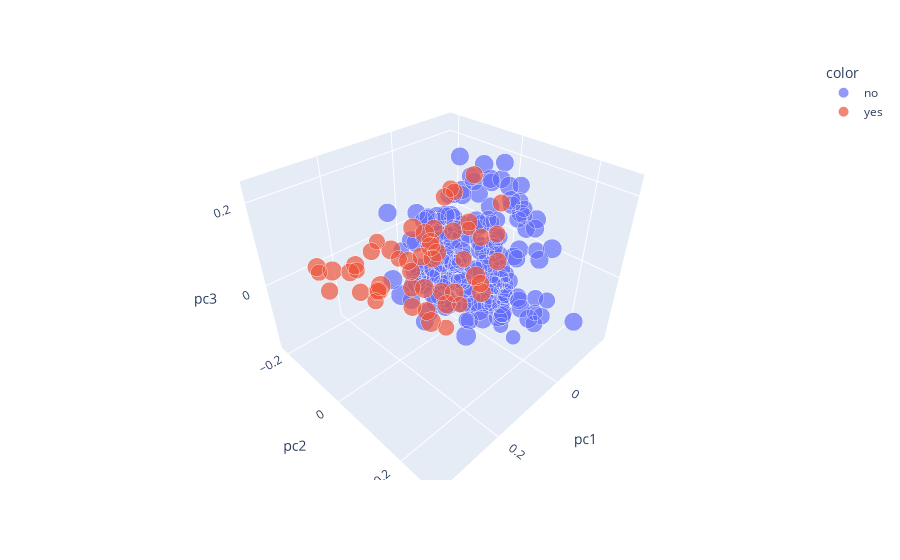

Notebook code cell kept with this figure:
### Code cell
df_filtered['subjective'] = df_filtered['ERROR ID'].apply(lambda x: 'yes' if x==3 else 'no')

fig = px.scatter_3d(principalDf, x="pc1", y="pc2", z="pc3", color=df_filtered['subjective'].tolist(), size=df_filtered['mem_score'].tolist(), hover_name=df_filtered['captions'].tolist())
fig.show()

### Figure 1 — Plotly figure (JSON) as saved in the notebook; plotly's stock layout.template omitted (floating-point values rounded to 4 significant figures; data arrays with more than 128 entries replaced by an {"elided": "..."} marker saying what was removed)
{"data": [{"hovertemplate": "<b>%{hovertext}</b><br><br>color=no<br>pc1=%{x}<br>pc2=%{y}<br>pc3=%{z}<br>size=%{marker.size}<extra></extra>", "hovertext": {"elided": "175 str values"}, "legendgroup": "no", "marker": {"color": "#636efa", "size": {"elided": "175 float values"}, "sizemode": "area", "sizeref": 0.002473, "symbol": "circle"}, "mode": "markers", "name": "no", "scene": "scene", "showlegend": true, "type": "scatter3d", "x": {"elided": "175 float values"}, "y": {"elided": "175 float values"}, "z": {"elided": "175 float values"}}, {"hovertemplate": "<b>%{hovertext}</b><br><br>color=yes<br>pc1=%{x}<br>pc2=%{y}<br>pc3=%{z}<br>size=%{marker.size}<extra></extra>", "hovertext": ["The new and improved Canon camera  It is waterproof and can withstand a great amount of water pressure", "happiness happiness cleanliness and good view I find it very nice as the environment looks everything is very beautiful", "It seems very good to me since it is shown very alleges in the image", "It has a very nice landscape and I would like to be there is very wonderful", "This is what it looks like in the morning when i held my pee all night", "Such an aggravating taskmicrofiche You press a screen upward only for it to quickly go back down", "EEEKKKK Run for your life the dinosaur is after me", "happiness happiness cleanliness and good view I find it very nice", "I like them very much since everything is very clear and precise I like animals very much", "looking for in an image\n they are very happy and focused on what", "Ok which toy do I choose from There is quite the variety to choose from", "Suddenly Jeremy wakes and thinks Where am I how much milk did I drink and wheres my car", "I really like everything since it is very beautiful and", "OMG I hope everyone survived the helicopter plunging to the ground", "We bout to ride boys whose with me You hear me", "its Sunday and in this town everything is quiet and no one is out", "It is very entertaining colorful and shows a lot of interesting content that we all want to see and know more", "Window show of my pal he enjoys the wind blowing on his face", "they are having fun while practising and enjoying it nice", "A man moving a machinery part on his car in his fathers shop", "A man lets the baby lamb get a little more compared to his brothers and sisters", "Leave me alone peasant I am eating my meal in peace", "these kids get to come to the park every Friday and swing together", "It seems very good because it reflects everything I am", "Thinking about my life decisions To find a Girlfriend or play games", "A couple wants to see what its like to play Red Dead Redemption in real life", "I think its a very interesting way to see things", "Well nice chatting with you Time to mosey on  around these wires and visit other tables", "a very cool and in depth look at life in and under the water", "Yea go ahead and bounce to your hearts content Ill just stand her and support the arm of the couch", "It was a close football game last night The white team took home the victory", "colorful and shows a lot of interesting content that we all", "I find it very interesting since it shows a little about the life of animals", "There is nothing more enjoyable than watching a peewee ball game with the little ones playing", "Here little squirrel come and get your treat as it is tasty", "Daddys new worker Mows the grass for a kiss and a candy", "show how beautiful nature is and a beautiful waterfall is good", "You see something in red go off the screen but you cant see what because its so dark", "karaoke is quite easy at this bar where nobody he attends on the weekend", "Anchors away as we rough the seas together arm in hand", "It seems very good because it reflects everything I am looking", "At last going home after a long day cant wait to soak in the bathtub", "I really like everything since it is very beautiful and interesting", "And we have liftoff as we venture forth into the sky above", "It has a very nice landscape and I would like to be there is very wonderful", "Looks like a horror story or could it be science culture slides", "Kitty cat what  are you doing on my bed  Get down", "ready get set to run the race that is set before us", "Ok look you book the right team and I will book the opposite", "Look at the fiddlers Are they competing or dueling to a song The crowd is going wild", "The screen pans to the right showing how amazing nature can be"], "legendgroup": "yes", "marker": {"color": "#EF553B", "size": [0.9892, 0.6646, 0.6712, 0.6985, 0.9008, 0.8233, 0.8876, 0.8249, 0.8097, 0.8932, 0.6497, 0.8575, 0.8262, 0.923, 0.7028, 0.5034, 0.7343, 0.8057, 0.716, 0.8891, 0.8475, 0.8266, 0.7564, 0.9064, 0.8886, 0.7457, 0.9636, 0.7754, 0.7975, 0.9019, 0.7418, 0.6431, 0.749, 0.7697, 0.8301, 0.9033, 0.7723, 0.6252, 0.698, 0.6874, 0.7428, 0.8537, 0.6775, 0.7623, 0.914, 0.7883, 0.7953, 0.7821, 0.7905, 0.7319, 0.6455], "sizemode": "area", "sizeref": 0.002473, "symbol": "circle"}, "mode": "markers", "name": "yes", "scene": "scene", "showlegend": true, "type": "scatter3d", "x": [0.1334, 0.2992, 0.2525, 0.293, 0.09377, 0.08207, 0.02091, 0.2829, 0.2789, 0.1626, 0.1062, 0.03066, 0.349, 0.01792, -0.06029, 0.02548, 0.2398, 0.06041, -0.00992, -0.08149, -0.05011, 0.002525, -0.06606, 0.303, 0.06044, -0.008343, 0.2511, 0.04651, 0.1947, 0.001478, -0.03699, 0.2212, 0.265, -0.02061, 0.06119, -0.0401, 0.208, 0.0489, -0.002218, 0.004876, 0.335, 0.08899, 0.3541, 0.01877, 0.293, 0.08572, 0.02325, -0.03673, 0.01697, -0.1019, 0.1583], "y": [0.03449, 0.01838, 0.001082, 0.06957, -0.02753, -0.03516, -0.002248, -0.009696, -0.03684, -0.05351, -0.0985, -0.01836, -0.0332, 0.06043, 0.05104, 0.04156, -0.01454, -0.03481, -0.03551, -0.003413, -0.1345, -0.1017, -0.02912, -0.0616, -0.09867, 0.04853, 0.02097, -0.04307, 0.04557, -0.123, -0.01391, -0.01924, -0.03001, -0.07654, -0.1196, -0.1476, 0.06252, 0.043, -0.03972, 0.0102, -0.02659, -0.03926, -0.01848, 0.07555, 0.06957, 0.0202, -0.1552, 0.07668, -0.0124, 0.02447, 0.107], "z": [-0.0858, 0.1297, 0.02215, 0.1065, -0.04683, -0.1259, -0.08582, 0.1193, 0.08738, 0.07802, 0.007201, -0.1247, 0.1358, -0.006, 0.0665, 0.113, 0.1276, 0.01562, 0.1589, -0.1417, -0.06447, 0.00629, 0.1828, 0.09, 0.07046, 0.0793, 0.07015, 0.08595, -0.0007785, 0.02044, 0.0804, 0.1395, 0.03422, 0.1278, -0.0305, -0.04802, 0.06467, -0.07971, 0.1672, 0.009427, 0.07732, 0.03347, 0.1337, -0.01777, 0.1065, -0.03492, -0.09876, 0.0153, 0.07942, 0.1193, -0.04147]}], "layout": {"legend": {"itemsizing": "constant", "title": {"text": "color"}, "tracegroupgap": 0}, "margin": {"t": 60}, "scene": {"domain": {"x": [0, 1], "y": [0, 1]}, "xaxis": {"title": {"text": "pc1"}}, "yaxis": {"title": {"text": "pc2"}}, "zaxis": {"title": {"text": "pc3"}}}}}
